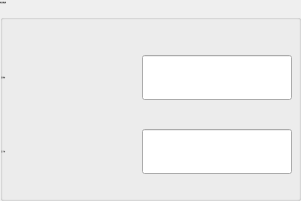
         <widget class="QGroupBox" name="groupBoxProduct">
          <property name="geometry">
           <rect>
            <x>9</x>
            <y>60</y>
            <width>301</width>
            <height>201</height>
           </rect>
          </property>
          <property name="font">
           <font>
            <family>微软雅黑</family>
            <pointsize>-1</pointsize>
            <weight>50</weight>
            <italic>false</italic>
            <bold>false</bold>
           </font>
          </property>
          <property name="title">
           <string>成品位置设置</string>
          </property>
          <widget class="QLabel" name="labelFetchPHor">
           <property name="geometry">
            <rect>
             <x>1</x>
             <y>55</y>
             <width>135</width>
             <height>45</height>
            </rect>
           </property>
           <property name="minimumSize">
            <size>
             <width>0</width>
             <height>20</height>
            </size>
           </property>
           <property name="maximumSize">
            <size>
             <width>16777215</width>
             <height>45</height>
            </size>
           </property>
           <property name="font">
            <font>
             <family>微软雅黑</family>
             <pointsize>-1</pointsize>
             <weight>50</weight>
             <italic>false</italic>
             <bold>false</bold>
            </font>
           </property>
           <property name="text">
            <string>正引拔轴：</string>
           </property>
          </widget>
          <widget class="xLineEdit" name="BoxFetchPHor">
           <property name="geometry">
            <rect>
             <x>142</x>
             <y>55</y>
             <width>150</width>
             <height>45</height>
            </rect>
           </property>
           <property name="sizePolicy">
            <sizepolicy hsizetype="Preferred" vsizetype="Fixed">
             <horstretch>0</horstretch>
             <verstretch>0</verstretch>
            </sizepolicy>
           </property>
           <property name="minimumSize">
            <size>
             <width>150</width>
             <height>45</height>
            </size>
           </property>
           <property name="maximumSize">
            <size>
             <width>150</width>
             <height>45</height>
            </size>
           </property>
           <property name="font">
            <font>
             <family>微软雅黑</family>
             <pointsize>-1</pointsize>
             <weight>50</weight>
             <italic>false</italic>
             <bold>false</bold>
            </font>
           </property>
           <property name="styleSheet">
            <string notr="true"/>
           </property>
           <property name="alignment">
            <set>Qt::AlignRight|Qt::AlignTrailing|Qt::AlignVCenter</set>
           </property>
           <property name="readOnly">
            <bool>true</bool>
           </property>
          </widget>
          <widget class="xLineEdit" name="BoxFetchPVer">
           <property name="geometry">
            <rect>
             <x>142</x>
             <y>129</y>
             <width>150</width>
             <height>45</height>
            </rect>
           </property>
           <property name="sizePolicy">
            <sizepolicy hsizetype="Preferred" vsizetype="Fixed">
             <horstretch>0</horstretch>
             <verstretch>0</verstretch>
            </sizepolicy>
           </property>
           <property name="minimumSize">
            <size>
             <width>150</width>
             <height>45</height>
            </size>
           </property>
           <property name="maximumSize">
            <size>
             <width>150</width>
             <height>45</height>
            </size>
           </property>
           <property name="font">
            <font>
             <family>微软雅黑</family>
             <pointsize>-1</pointsize>
             <weight>50</weight>
             <italic>false</italic>
             <bold>false</bold>
            </font>
           </property>
           <property name="styleSheet">
            <string notr="true"/>
           </property>
           <property name="alignment">
            <set>Qt::AlignRight|Qt::AlignTrailing|Qt::AlignVCenter</set>
           </property>
           <property name="readOnly">
            <bool>true</bool>
           </property>
          </widget>
          <widget class="QLabel" name="labelFetchPVer">
           <property name="geometry">
            <rect>
             <x>1</x>
             <y>129</y>
             <width>135</width>
             <height>45</height>
            </rect>
           </property>
           <property name="minimumSize">
            <size>
             <width>0</width>
             <height>19</height>
            </size>
           </property>
           <property name="maximumSize">
            <size>
             <width>16777215</width>
             <height>45</height>
            </size>
           </property>
           <property name="font">
            <font>
             <family>微软雅黑</family>
             <pointsize>-1</pointsize>
             <weight>50</weight>
             <italic>false</italic>
             <bold>false</bold>
            </font>
           </property>
           <property name="text">
            <string>正上下轴：</string>
           </property>
          </widget>
         </widget>
